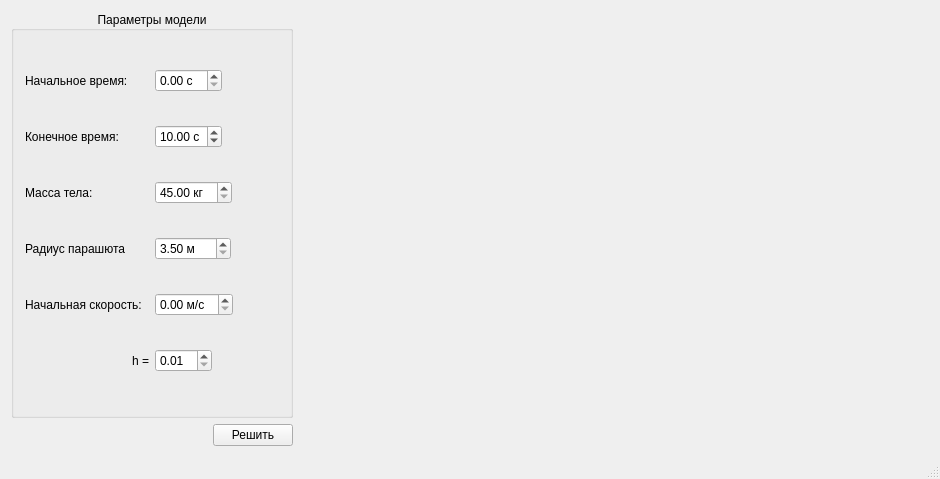
<?xml version="1.0" encoding="UTF-8"?>
<ui version="4.0">
 <class>MainWindow</class>
 <widget class="QMainWindow" name="MainWindow">
  <property name="enabled">
   <bool>true</bool>
  </property>
  <property name="geometry">
   <rect>
    <x>0</x>
    <y>0</y>
    <width>940</width>
    <height>479</height>
   </rect>
  </property>
  <property name="sizePolicy">
   <sizepolicy hsizetype="Preferred" vsizetype="Preferred">
    <horstretch>0</horstretch>
    <verstretch>0</verstretch>
   </sizepolicy>
  </property>
  <property name="mouseTracking">
   <bool>false</bool>
  </property>
  <property name="windowTitle">
   <string>Модель падения паршютиста</string>
  </property>
  <widget class="QWidget" name="centralWidget">
   <layout class="QHBoxLayout" name="horizontalLayout_3">
    <item>
     <layout class="QGridLayout" name="gridLayout_2">
      <item row="0" column="0">
       <layout class="QVBoxLayout" name="verticalLayout">
        <item>
         <widget class="QGroupBox" name="gridGroupBox">
          <property name="sizePolicy">
           <sizepolicy hsizetype="Expanding" vsizetype="Expanding">
            <horstretch>0</horstretch>
            <verstretch>0</verstretch>
           </sizepolicy>
          </property>
          <property name="minimumSize">
           <size>
            <width>262</width>
            <height>243</height>
           </size>
          </property>
          <property name="title">
           <string>Параметры модели</string>
          </property>
          <property name="alignment">
           <set>Qt::AlignCenter</set>
          </property>
          <property name="flat">
           <bool>false</bool>
          </property>
          <layout class="QGridLayout" name="gridLayout">
           <item row="3" column="1" alignment="Qt::AlignLeft">
            <widget class="QDoubleSpinBox" name="radius">
             <property name="suffix">
              <string> м</string>
             </property>
             <property name="minimum">
              <double>3.500000000000000</double>
             </property>
             <property name="maximum">
              <double>500.000000000000000</double>
             </property>
            </widget>
           </item>
           <item row="5" column="0" alignment="Qt::AlignRight">
            <widget class="QLabel" name="label_6">
             <property name="text">
              <string>h =</string>
             </property>
            </widget>
           </item>
           <item row="2" column="0">
            <widget class="QLabel" name="label_3">
             <property name="text">
              <string>Масса тела:</string>
             </property>
            </widget>
           </item>
           <item row="1" column="0">
            <widget class="QLabel" name="label_2">
             <property name="text">
              <string>Конечное время:</string>
             </property>
            </widget>
           </item>
           <item row="0" column="1" alignment="Qt::AlignLeft">
            <widget class="QDoubleSpinBox" name="startTime">
             <property name="specialValueText">
              <string/>
             </property>
             <property name="showGroupSeparator" stdset="0">
              <bool>false</bool>
             </property>
             <property name="suffix">
              <string> с</string>
             </property>
            </widget>
           </item>
           <item row="0" column="0">
            <widget class="QLabel" name="label">
             <property name="text">
              <string>Начальное время:</string>
             </property>
            </widget>
           </item>
           <item row="2" column="1" alignment="Qt::AlignLeft">
            <widget class="QDoubleSpinBox" name="mass">
             <property name="suffix">
              <string> кг</string>
             </property>
             <property name="minimum">
              <double>45.000000000000000</double>
             </property>
             <property name="maximum">
              <double>100.000000000000000</double>
             </property>
            </widget>
           </item>
           <item row="3" column="0">
            <widget class="QLabel" name="label_4">
             <property name="text">
              <string>Радиус парашюта</string>
             </property>
            </widget>
           </item>
           <item row="1" column="1" alignment="Qt::AlignLeft">
            <widget class="QDoubleSpinBox" name="endTime">
             <property name="suffix">
              <string> с</string>
             </property>
             <property name="value">
              <double>10.000000000000000</double>
             </property>
            </widget>
           </item>
           <item row="4" column="1" alignment="Qt::AlignLeft">
            <widget class="QDoubleSpinBox" name="startSpeed">
             <property name="suffix">
              <string> м/с</string>
             </property>
             <property name="maximum">
              <double>15.000000000000000</double>
             </property>
            </widget>
           </item>
           <item row="5" column="1" alignment="Qt::AlignLeft">
            <widget class="QDoubleSpinBox" name="step">
             <property name="suffix">
              <string/>
             </property>
             <property name="minimum">
              <double>0.010000000000000</double>
             </property>
             <property name="singleStep">
              <double>0.010000000000000</double>
             </property>
            </widget>
           </item>
           <item row="4" column="0">
            <widget class="QLabel" name="label_5">
             <property name="text">
              <string>Начальная скорость:</string>
             </property>
            </widget>
           </item>
          </layout>
         </widget>
        </item>
        <item>
         <layout class="QHBoxLayout" name="horizontalLayout">
          <item>
           <spacer name="horizontalSpacer">
            <property name="orientation">
             <enum>Qt::Horizontal</enum>
            </property>
            <property name="sizeHint" stdset="0">
             <size>
              <width>40</width>
              <height>20</height>
             </size>
            </property>
           </spacer>
          </item>
          <item>
           <widget class="QPushButton" name="Compute">
            <property name="sizePolicy">
             <sizepolicy hsizetype="Minimum" vsizetype="Fixed">
              <horstretch>0</horstretch>
              <verstretch>0</verstretch>
             </sizepolicy>
            </property>
            <property name="text">
             <string>Решить</string>
            </property>
           </widget>
          </item>
         </layout>
        </item>
       </layout>
      </item>
      <item row="0" column="1">
       <widget class="WidgetPlot" name="Plot" native="true">
        <property name="minimumSize">
         <size>
          <width>630</width>
          <height>410</height>
         </size>
        </property>
        <layout class="QHBoxLayout" name="horizontalLayout_2"/>
       </widget>
      </item>
     </layout>
    </item>
   </layout>
  </widget>
  <widget class="QMenuBar" name="menuBar">
   <property name="enabled">
    <bool>true</bool>
   </property>
   <property name="geometry">
    <rect>
     <x>0</x>
     <y>0</y>
     <width>940</width>
     <height>22</height>
    </rect>
   </property>
   <property name="nativeMenuBar">
    <bool>true</bool>
   </property>
  </widget>
  <widget class="QStatusBar" name="statusBar">
   <property name="enabled">
    <bool>true</bool>
   </property>
   <property name="sizeGripEnabled">
    <bool>true</bool>
   </property>
  </widget>
 </widget>
 <layoutdefault spacing="6" margin="11"/>
 <customwidgets>
  <customwidget>
   <class>WidgetPlot</class>
   <extends>QWidget</extends>
   <header>widgetplot.h</header>
   <container>1</container>
  </customwidget>
 </customwidgets>
 <resources/>
 <connections/>
</ui>
